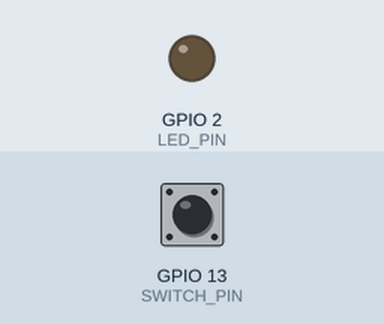
The sketch below on a simulated ESP32. Parts: output pins drawn as LEDs (lit = HIGH). Inputs (shaded band) come from the test bench; at power-on: GPIO 13 (SWITCH_PIN) HIGH. WiFi joins after 1.5 s; servers stay silent unless stated; uploads are accepted with an empty reply; what the sketch prints to the serial monitor is not drawn.

Above: at 1.4 s.
1.5 s: GPIO 13 (SWITCH_PIN) pulled LOW for 0.15 s
At 4.0 s:
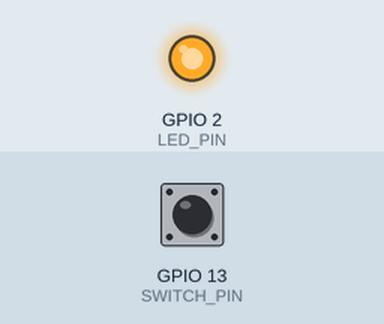
Timing chart, 0 to 5.7 s (numbered marks = the images above; inputs shaded):
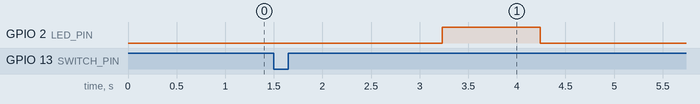

The sketch:

esp32_protein_switch.ino
```cpp
/**
 * ESP32: ボタンが押されたら Wi-Fi 接続を開始し、接続成功したら 1 秒だけ LED を点灯するサンプル
 *
 * 配線（おすすめ: 内部プルアップ方式）
 * - SWITCH_PIN(例: GPIO13) ---[スイッチ]--- GND
 * - LED は LED_BUILTIN（多くのボードで GPIO2）を使用。外付けLEDの場合は LED_PIN を変更。
 *
 * 動作
 * - INPUT_PULLUP を使うので、未押下=HIGH / 押下=LOW
 * - ボタンが押されたら Wi-Fi 接続を開始（未接続時のみ）
 * - 接続に成功したら LED を 1 秒だけ点灯
 */

#include <Arduino.h>
#include <WiFi.h>
#include <WiFiClientSecure.h>
#include <HTTPClient.h>

#ifndef LED_BUILTIN
#define LED_BUILTIN 2
#endif

/// ====== Wi-Fi ======
const char* WIFI_SSID = "YOUR_WIFI_SSID";
const char* WIFI_PASS = "YOUR_WIFI_PASSWORD";
constexpr uint32_t WIFI_CONNECT_TIMEOUT_MS = 20000;

/// ====== Supabase (REST) ======
// 例: "https://PROJECT.supabase.co/rest/v1/protein_logs"
const char* SUPABASE_REST_URL = "https://PROJECT.supabase.co/rest/v1/protein_logs";
// Project API keys -> anon（RLSで insert/select を許可する場合）
const char* SUPABASE_API_KEY  = "SUPABASE_ANON_KEY";
// devices.id 等、識別したいID（任意）
const char* SUPABASE_DEVICE_ID = "esp32-protein-switch-001";

WiFiClientSecure httpsClient;

constexpr uint8_t SWITCH_PIN = 13;     // ここを実配線の GPIO に合わせて変更
constexpr uint8_t LED_PIN    = LED_BUILTIN;

// オンボードLEDが Active-Low のボードなら、ここを LOW/HIGH で入れ替えてください
constexpr uint8_t LED_ON_LEVEL  = HIGH;
constexpr uint8_t LED_OFF_LEVEL = LOW;

constexpr uint32_t DEBOUNCE_MS = 20; // チャタリングが気になる場合は増やす
constexpr uint32_t ERROR_BLINK_DURATION_MS = 3000;
constexpr uint32_t ERROR_BLINK_INTERVAL_MS = 200;

bool stablePressed = false;
bool lastRawPressed = false;
uint32_t lastChangeMs = 0;

bool blinkActive = false;
uint32_t blinkEndMs = 0;

bool errorBlinkActive = false;
uint32_t errorBlinkEndMs = 0;
uint32_t errorBlinkNextToggleMs = 0;
bool errorBlinkLedOn = false;

static bool readPressedRaw() {
  return digitalRead(SWITCH_PIN) == LOW; // INPUT_PULLUP: 押下=LOW
}

static bool connectWiFiBlocking() {
  if (WiFi.status() == WL_CONNECTED) return true;

  WiFi.mode(WIFI_STA);
  WiFi.begin(WIFI_SSID, WIFI_PASS);

  Serial.print("WiFi connecting");
  const uint32_t t0 = millis();
  while (WiFi.status() != WL_CONNECTED && (millis() - t0) < WIFI_CONNECT_TIMEOUT_MS) {
    delay(500);
    Serial.print('.');
  }
  Serial.println();

  if (WiFi.status() == WL_CONNECTED) {
    Serial.print("WiFi connected: ");
    Serial.println(WiFi.localIP());
    return true;
  }
  Serial.println("WiFi connect timeout.");
  return false;
}

static bool sendSupabasePressLog(int &httpCode, String &response) {
  httpCode = 0;
  response = "";

  if (WiFi.status() != WL_CONNECTED) {
    httpCode = -1;
    response = "wifi not connected";
    return false;
  }

  HTTPClient http;
  httpsClient.setInsecure(); // 簡易化。本番は証明書ピンニング等推奨
  httpsClient.setTimeout(10000);

  if (!http.begin(httpsClient, SUPABASE_REST_URL)) {
    httpCode = -2;
    response = "http.begin failed";
    return false;
  }

  http.addHeader("Content-Type", "application/json");
  http.addHeader("apikey", SUPABASE_API_KEY);
  http.addHeader("Authorization", String("Bearer ") + SUPABASE_API_KEY);
  http.addHeader("Prefer", "return=minimal");

  String body;
  body.reserve(160);
  body += '{';
  body += "\"device_id\":\""; body += SUPABASE_DEVICE_ID; body += "\",";
  body += "\"pressed_ms\":"; body += String((uint32_t)millis());
  body += '}';

  httpCode = http.POST(body);
  if (httpCode > 0) response = http.getString();
  http.end();
  return (httpCode >= 200 && httpCode < 300);
}

static void startBlink1s() {
  errorBlinkActive = false;
  errorBlinkLedOn = false;
  blinkActive = true;
  blinkEndMs = millis() + 1000;
  digitalWrite(LED_PIN, LED_ON_LEVEL);
}

static void startErrorBlink3s() {
  blinkActive = false;
  errorBlinkActive = true;
  const uint32_t now = millis();
  errorBlinkEndMs = now + ERROR_BLINK_DURATION_MS;
  errorBlinkNextToggleMs = now;
  errorBlinkLedOn = false;
  digitalWrite(LED_PIN, LED_OFF_LEVEL);
}

void setup() {
  Serial.begin(115200);
  delay(200);

  pinMode(SWITCH_PIN, INPUT_PULLUP);
  pinMode(LED_PIN, OUTPUT);
  digitalWrite(LED_PIN, LED_OFF_LEVEL);

  lastRawPressed = readPressedRaw();
  stablePressed = lastRawPressed;
  lastChangeMs = millis();

  Serial.printf("SWITCH_PIN=%u (pressed=LOW), LED_PIN=%u\n", SWITCH_PIN, LED_PIN);
  Serial.print("MAC(STA)=");
  Serial.println(WiFi.macAddress());
}

void loop() {
  const uint32_t now = millis();
  const bool rawPressed = readPressedRaw();

  if (rawPressed != lastRawPressed) {
    lastRawPressed = rawPressed;
    lastChangeMs = now;
  }

  // 押下イベント（debounce後、false -> true）
  if ((now - lastChangeMs) >= DEBOUNCE_MS && rawPressed != stablePressed) {
    stablePressed = rawPressed;
    if (stablePressed) {
      Serial.println("pressed");
      if (connectWiFiBlocking()) {
        int httpCode = 0;
        String response;
        const bool ok = sendSupabasePressLog(httpCode, response);
        Serial.printf("Supabase log: %s (http=%d)\n", ok ? "ok" : "ng", httpCode);
        if (!ok && response.length()) {
          Serial.print("Supabase response: ");
          Serial.println(response);
        }
        if (ok) {
          startBlink1s();
        } else {
          startErrorBlink3s();
        }
      } else {
        startErrorBlink3s();
      }
    } else {
      Serial.println("released");
    }
  }

  // LED: 失敗時は 3 秒点滅 / 成功時は 1 秒点灯
  if (errorBlinkActive) {
    if ((int32_t)(now - errorBlinkEndMs) >= 0) {
      errorBlinkActive = false;
      errorBlinkLedOn = false;
      digitalWrite(LED_PIN, LED_OFF_LEVEL);
    } else if ((int32_t)(now - errorBlinkNextToggleMs) >= 0) {
      errorBlinkLedOn = !errorBlinkLedOn;
      digitalWrite(LED_PIN, errorBlinkLedOn ? LED_ON_LEVEL : LED_OFF_LEVEL);
      errorBlinkNextToggleMs = now + ERROR_BLINK_INTERVAL_MS;
    }
  } else if (blinkActive && (int32_t)(now - blinkEndMs) >= 0) {
    blinkActive = false;
    digitalWrite(LED_PIN, LED_OFF_LEVEL);
  }

  // FreeRTOS へ少し譲る（Wi-Fi 処理が詰まる環境の対策）
  delay(10);
}
```

Measured:
- after the input at 1.5 s, GPIO 2 (LED_PIN): LOW → HIGH after 1.7 s, → LOW 1.0 s later
